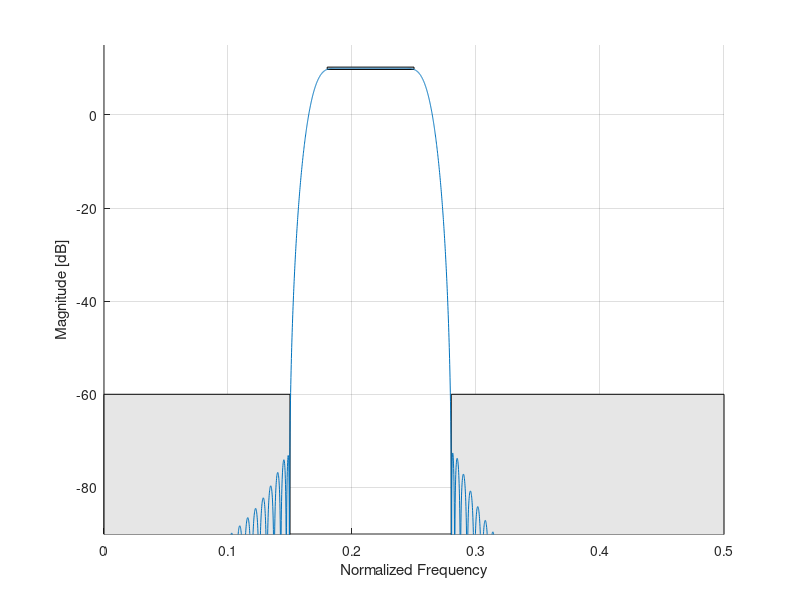

Recreate this plot in MATLAB.
%% FIR Filter Design
% 
% Authors:  (ECE486 Group 10, Spring 2016)
%   Josh Scripture, Nabil Chowdhoury, Chris Eustis

clear;
close all;

%% Lowpass Filter

% (FFT Size for window method) Choose value of N - much larger than filter order than what will end up
N = 8 *1024;

% Figure out how index into FFT array translates to discrete-time
% frequencies
% f = k/n k=0,1,...,N-1
% May be off just a hair and conjugate symmetry may be wrong by just a
% little bit
f = (0:N-1)/N;

% Move values of frequencies just calculated, start at just halfway through
% the array and transfer them to left of the origin to get negative
% frequency that it really is (instead of 0.7, it is -0.3)
f(N/2+1+1:end) = f(N/2+1+1:end)-1;

% Guess a filter order - higher than what we think it will be and then
% reduce it down
M = 145;

% Guess something between 5-10 for cheby
% Adjust this to change where ripples are on transition band to end of
% attenuation
beta = 8.3;

% Create patches showing filter spec
figure(1); clf;
patch([0 .15 .15 0], [-60 -60 -100 -100],0.9*[1 1 1]);
patch([.25 .18 .18 .25], [10.25 10.25 9.75 9.75],0.9*[1 1 1]);
hold on;
% patch([.25 .15 .15 .25], [5.2 0.2 0.2 4.8],0.9*[1 1 1]);
% patch([.4 .5 .5 .4], [-100 -100 -60 -60],0.9*[1 1 1]);
% patch([.2 .25 .25 .2], [-1 -1 1 1],0.9*[1 1 1]);
patch([.28 .5 .5 .28], [-100 -100 -60 -60],0.9*[1 1 1]);

% Set up real transfer function to meet passband areas
% Need to make sure symmetric, so take absolute values of f
% Change this values to move where transitions occur
Hr1 = (abs(f) > 0.1682 & abs(f) < 0.2616).* 10.^(10/20);% 0 dB
% Hr2 = (abs(f) > 0.35 & abs(f) < 0.40).* 10.^(-8/20).*10.^(160.*(-abs(f)+.45)/20);
Hr=Hr1;

% Set up desired function - shows symmetry over 100
Hd = Hr.*exp(-j*2*pi*f*(M-1)/2);

% Plot the real transfer function
% plot(f, 20*log10(abs(Hr)), '.')
% Change x-axis to (-0.5, 0.5) to show Linear Phase (symmetry)
axis([0 0.5 -90 15]);
grid on;
xlabel('Normalized Frequency');
ylabel('Magnitude [dB]');

% Calculate Inverse FFT of desired function
hd = ifft(Hd);

% Final design (kaiser = window function)
h = hd(1:M).*kaiser(M, beta)';
% hold on;
% stem(0:M-1, h, 'r.');

plot(f, 20*log10(abs(fft(h,N))));

% Show linear phase impulse response
% figure(2); clf;
% stem(0:N-1, hd, '.');
% axis([0 M min(hd) max(hd)]);
% grid on;
% xlabel('Sample, M');
% ylabel('Impulse Magnitude');

fprintf('M = %d\n', M);
% print out array of coefficients
for i=1:M
    fprintf('h[%d] = %f;\n', i-1, h(i));
end